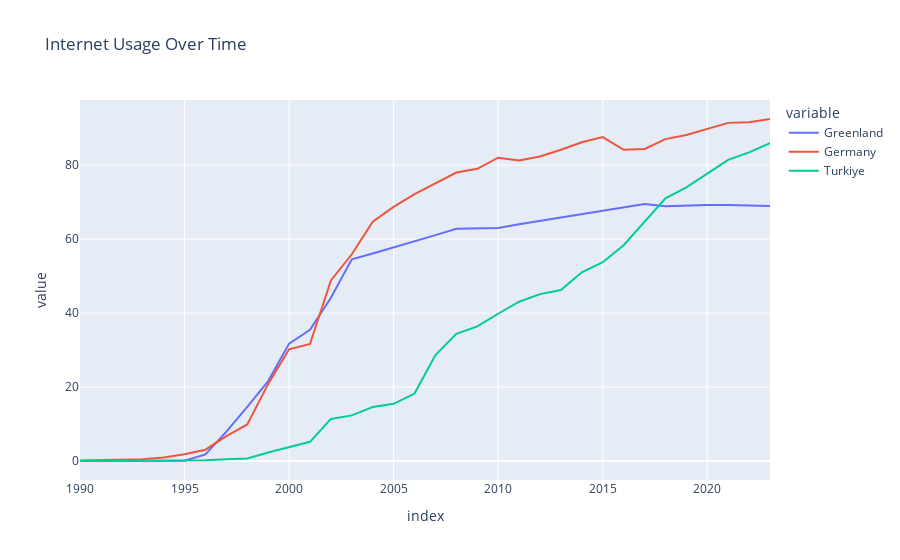

The notebook cell saved with this chart:
### Code cell
px.line(df_new, x=df_new.index, y=selected_countries, title='Internet Usage Over Time')

### Figure 1 — Plotly figure (JSON) as saved in the notebook; plotly's stock layout.template omitted (floating-point values rounded to 4 significant figures)
{"data": [{"hovertemplate": "variable=Greenland<br>index=%{x}<br>value=%{y}<extra></extra>", "legendgroup": "Greenland", "line": {"color": "#636efa", "dash": "solid"}, "marker": {"symbol": "circle"}, "mode": "lines", "name": "Greenland", "orientation": "v", "showlegend": true, "type": "scatter", "x": [1990, 1991, 1992, 1993, 1994, 1995, 1996, 1997, 1998, 1999, 2000, 2001, 2002, 2003, 2004, 2005, 2006, 2007, 2008, 2009, 2010, 2011, 2012, 2013, 2014, 2015, 2016, 2017, 2018, 2019, 2020, 2021, 2022, 2023], "xaxis": "x", "y": [0, 0, 0, 0, 0.06471, 0.05394, 1.797, 7.955, 14.65, 21.6, 31.75, 35.46, 44.15, 54.53, 56.1, 57.7, 59.36, 61.07, 62.82, 62.83, 63, 64, 64.9, 65.8, 66.7, 67.6, 68.5, 69.48, 68.9, 69.11, 69.21, 69.23, 69.14, 68.96], "yaxis": "y"}, {"hovertemplate": "variable=Germany<br>index=%{x}<br>value=%{y}<extra></extra>", "legendgroup": "Germany", "line": {"color": "#EF553B", "dash": "solid"}, "marker": {"symbol": "circle"}, "mode": "lines", "name": "Germany", "orientation": "v", "showlegend": true, "type": "scatter", "x": [1990, 1991, 1992, 1993, 1994, 1995, 1996, 1997, 1998, 1999, 2000, 2001, 2002, 2003, 2004, 2005, 2006, 2007, 2008, 2009, 2010, 2011, 2012, 2013, 2014, 2015, 2016, 2017, 2018, 2019, 2020, 2021, 2022, 2023], "xaxis": "x", "y": [0.1259, 0.2503, 0.4353, 0.4636, 0.9225, 1.838, 3.055, 6.711, 9.878, 20.85, 30.22, 31.65, 48.82, 55.9, 64.73, 68.71, 72.16, 75.16, 78, 79, 82, 81.27, 82.35, 84.17, 86.19, 87.59, 84.17, 84.39, 87.04, 88.13, 89.81, 91.43, 91.63, 92.48], "yaxis": "y"}, {"hovertemplate": "variable=Turkiye<br>index=%{x}<br>value=%{y}<extra></extra>", "legendgroup": "Turkiye", "line": {"color": "#00cc96", "dash": "solid"}, "marker": {"symbol": "circle"}, "mode": "lines", "name": "Turkiye", "orientation": "v", "showlegend": true, "type": "scatter", "x": [1990, 1991, 1992, 1993, 1994, 1995, 1996, 1997, 1998, 1999, 2000, 2001, 2002, 2003, 2004, 2005, 2006, 2007, 2008, 2009, 2010, 2011, 2012, 2013, 2014, 2015, 2016, 2017, 2018, 2019, 2020, 2021, 2022, 2023], "xaxis": "x", "y": [0, 0, 0, 0.008458, 0.04987, 0.08169, 0.1927, 0.4737, 0.6988, 2.292, 3.762, 5.189, 11.38, 12.33, 14.58, 15.46, 18.24, 28.63, 34.37, 36.4, 39.82, 43.07, 45.13, 46.25, 51.04, 53.74, 58.35, 64.68, 71.04, 73.98, 77.67, 81.41, 83.44, 85.96], "yaxis": "y"}], "layout": {"legend": {"title": {"text": "variable"}, "tracegroupgap": 0}, "title": {"text": "Internet Usage Over Time"}, "xaxis": {"anchor": "y", "domain": [0, 1], "title": {"text": "index"}}, "yaxis": {"anchor": "x", "domain": [0, 1], "title": {"text": "value"}}}}
